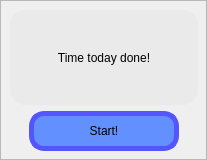
           <widget class="QFrame" name="frame">
            <property name="minimumSize">
             <size>
              <width>200</width>
              <height>141</height>
             </size>
            </property>
            <property name="frameShape">
             <enum>QFrame::StyledPanel</enum>
            </property>
            <property name="frameShadow">
             <enum>QFrame::Raised</enum>
            </property>
            <widget class="QWidget" name="layoutWidget">
             <property name="geometry">
              <rect>
               <x>10</x>
               <y>10</y>
               <width>188</width>
               <height>141</height>
              </rect>
             </property>
             <layout class="QVBoxLayout" name="verticalLayout_2">
              <property name="sizeConstraint">
               <enum>QLayout::SetDefaultConstraint</enum>
              </property>
              <item>
               <widget class="QLabel" name="timerPerDayLeft_label">
                <property name="styleSheet">
                 <string notr="true">background-color: rgb(234, 234, 234);
border-radius: 15px;

font: 16px &quot;Consolas&quot;;</string>
                </property>
                <property name="frameShape">
                 <enum>QFrame::Panel</enum>
                </property>
                <property name="text">
                 <string>Time today done!</string>
                </property>
                <property name="alignment">
                 <set>Qt::AlignCenter</set>
                </property>
               </widget>
              </item>
              <item>
               <layout class="QHBoxLayout" name="horizontalLayout_3">
                <item>
                 <widget class="QPushButton" name="startTimer_button">
                  <property name="minimumSize">
                   <size>
                    <width>130</width>
                    <height>40</height>
                   </size>
                  </property>
                  <property name="maximumSize">
                   <size>
                    <width>150</width>
                    <height>16777215</height>
                   </size>
                  </property>
                  <property name="styleSheet">
                   <string notr="true">QPushButton{
background-color: rgb(98, 145, 255);
border-radius: 15px;
border: 5px solid rgb(85, 85, 255);
}
QPushButton:hover{
	background-color: rgb(225,225,225);
}
QPushButton:pressed{
	border-radius: 15px;
	border: 5px solid rgb(85, 0, 127);
}</string>
                  </property>
                  <property name="text">
                   <string>Start!</string>
                  </property>
                 </widget>
                </item>
               </layout>
              </item>
             </layout>
            </widget>
           </widget>
